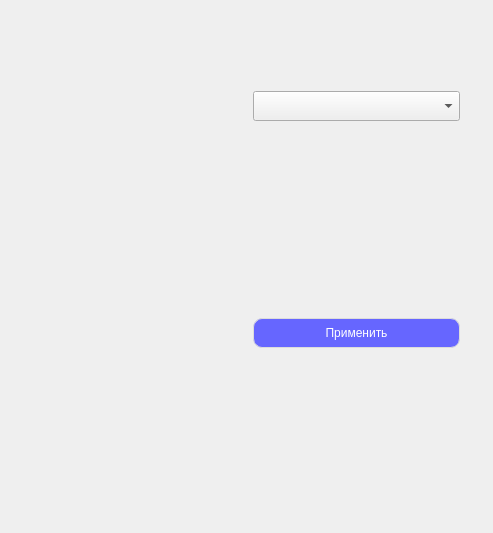
<?xml version="1.0" encoding="UTF-8"?>
<ui version="4.0">
 <class>SetAvatarWidget</class>
 <widget class="QWidget" name="SetAvatarWidget">
  <property name="geometry">
   <rect>
    <x>0</x>
    <y>0</y>
    <width>493</width>
    <height>533</height>
   </rect>
  </property>
  <property name="windowTitle">
   <string>Form</string>
  </property>
  <widget class="QWidget" name="horizontalLayoutWidget">
   <property name="geometry">
    <rect>
     <x>39</x>
     <y>50</y>
     <width>421</width>
     <height>341</height>
    </rect>
   </property>
   <layout class="QHBoxLayout" name="horizontalLayout">
    <item>
     <widget class="QWidget" name="avatar" native="true"/>
    </item>
    <item>
     <layout class="QVBoxLayout" name="verticalLayout">
      <item>
       <widget class="QComboBox" name="comboForAvatars">
        <property name="minimumSize">
         <size>
          <width>0</width>
          <height>30</height>
         </size>
        </property>
       </widget>
      </item>
      <item>
       <spacer name="verticalSpacer">
        <property name="orientation">
         <enum>Qt::Vertical</enum>
        </property>
        <property name="sizeType">
         <enum>QSizePolicy::Fixed</enum>
        </property>
        <property name="sizeHint" stdset="0">
         <size>
          <width>20</width>
          <height>150</height>
         </size>
        </property>
       </spacer>
      </item>
      <item>
       <widget class="QPushButton" name="acceptButton">
        <property name="minimumSize">
         <size>
          <width>0</width>
          <height>30</height>
         </size>
        </property>
        <property name="styleSheet">
         <string notr="true">background-color: rgb(102,102,255);
border-style: solid;             
border-width: 1px;               
border-radius: 9px;            
border-color: rgb(220,220,220);
color:white;
</string>
        </property>
        <property name="text">
         <string>Применить</string>
        </property>
       </widget>
      </item>
     </layout>
    </item>
   </layout>
  </widget>
 </widget>
 <resources/>
 <connections/>
</ui>
